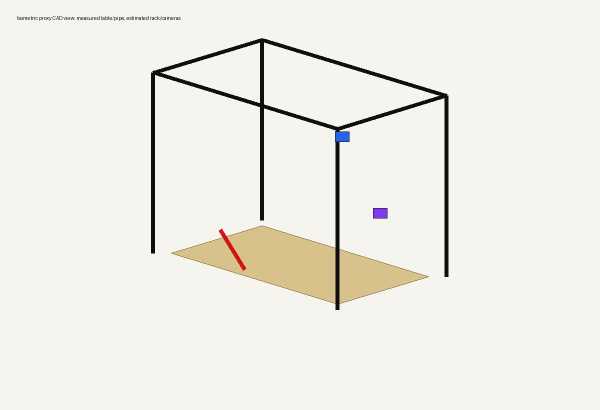
#> input picture scene_reconstruction/cad/drawings/isometric.png, 1200 x 820 px (shown at 1/2 size)
$ python render_visual_comparison.py
#> lines starting #> are read from the running program, lines starting #| are printed output that depends on the picture; pictures that were not available may be replaced by others from this repository, and a replacement may not be noted
#!/usr/bin/env python3
"""Create first-pass visual comparison assets from real photos and proxy CAD."""

from __future__ import annotations

from pathlib import Path

from PIL import Image, ImageFilter, ImageOps


REPO_ROOT = Path(__file__).resolve().parents[2]
PHOTO_DIR = Path("/home/eii/Downloads/iphone")
OUT = REPO_ROOT / "scene_reconstruction/renders"
CAD_VIEW = REPO_ROOT / "scene_reconstruction/cad/drawings/isometric.png"


VIEWS = {
    "front_oblique": PHOTO_DIR / "IMG_5339.JPG",
    "rack_oblique": PHOTO_DIR / "IMG_5340.JPG",
}


def fit_image(path: Path, size: tuple[int, int]) -> Image.Image:
#> called with size = (1280, 820)
    img = Image.open(path).convert("RGB")
#> img is the input picture: PIL image 1200x820 RGB; mean R, G, B 239.5, 236.8, 229.3
    return ImageOps.fit(img, size, method=Image.Resampling.LANCZOS)
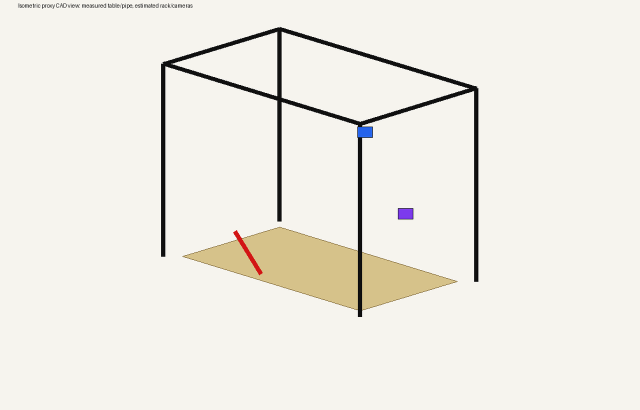
#> returned value: PIL image 1280x820 RGB (shown at 1/2 size); mean R, G, B 239.1, 236.3, 228.7


def main() -> None:
    sim = fit_image(CAD_VIEW, (1280, 820))
    for view, real_path in VIEWS.items():
        view_dir = OUT / view
        view_dir.mkdir(parents=True, exist_ok=True)
        real = fit_image(real_path, (1280, 820))
#> call 2 of fit_image, with size = (1280, 820)
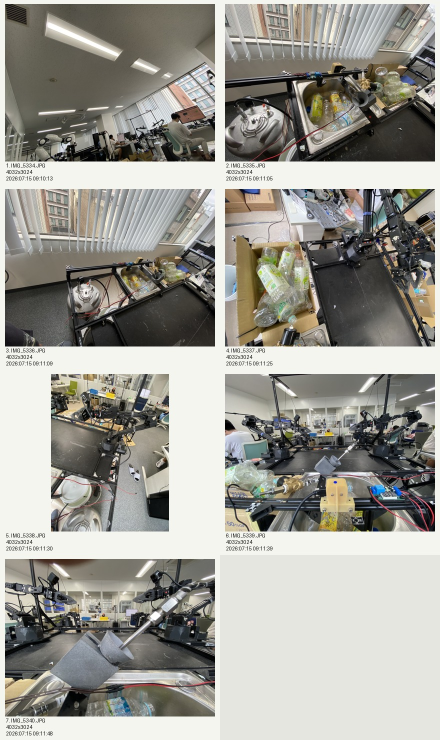
#> input picture scene_reconstruction/photos/contact_sheet.jpg, 880 x 1480 px, given in place of IMG_5339.JPG, which was not available (shown at 1/2 size)
#> in fit_image, img is the input picture: PIL image 880x1480 RGB; mean R, G, B 157.5, 156.2, 149
#> in fit_image (call 2), `return ImageOps.fit(img, size, method=Image.Resampling.LANCZOS)`:
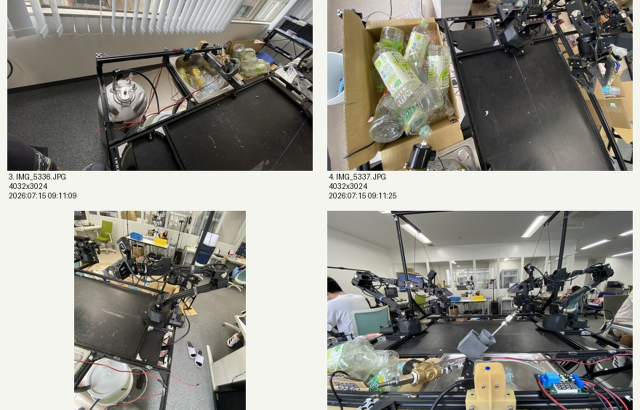
#> returned value: PIL image 1280x820 RGB (shown at 1/2 size); mean R, G, B 144, 142.5, 134.7
        real.save(view_dir / "real.jpg", quality=92)
        sim.save(view_dir / "simulated.png")
        Image.blend(real, sim, 0.35).save(view_dir / "overlay.png")
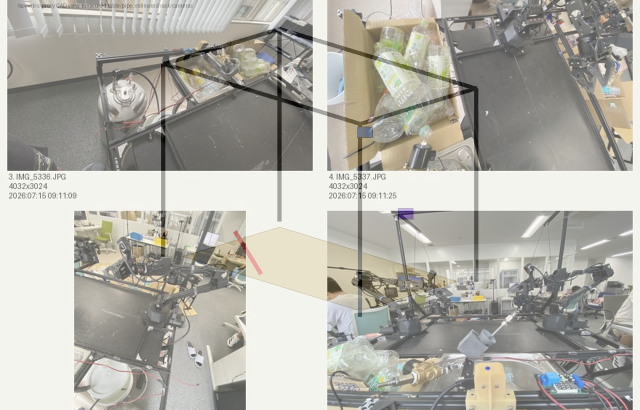
#> saved as overlay.png: PIL image 1280x820 RGB (shown at 1/2 size); mean R, G, B 176.7, 174.8, 167.1
        edges = real.convert("L").filter(ImageFilter.FIND_EDGES)
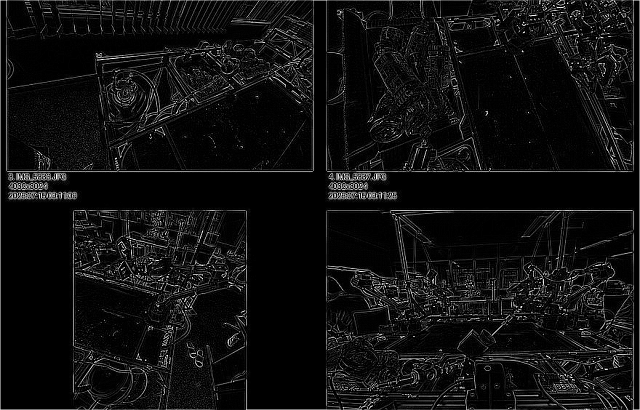
#> edges: PIL image 1280x820 L (shown at 1/2 size); min 0, max 255, mean 16.6
        edges.save(view_dir / "edges.png")
#> pass 2 of the loop in main, `for view, real_path in VIEWS.items():`:
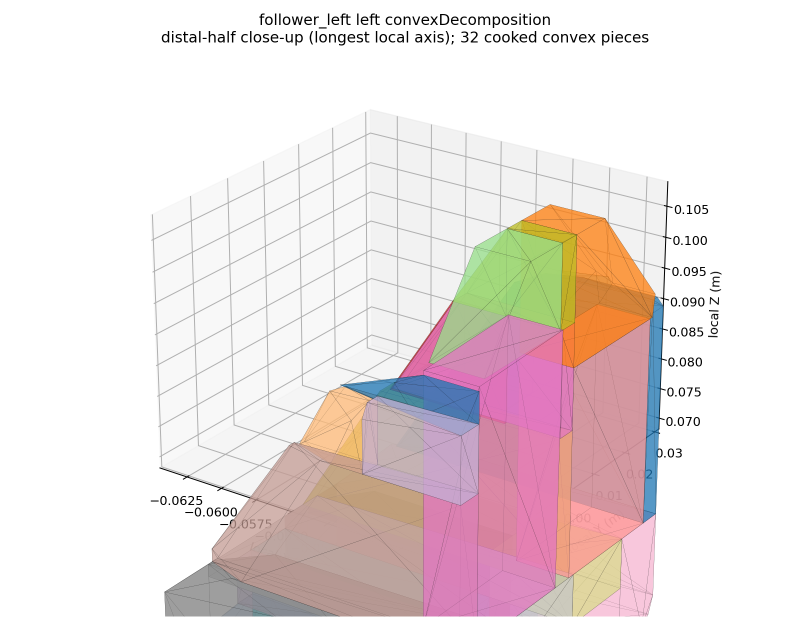
#> input picture assets/Trossen/ALOHA1/1.0/diagnostics/gripper_collision/convex_decomposition/follower_left/follower_left_left_collider_distal_closeup.png, 1620 x 1260 px, given in place of IMG_5340.JPG, which was not available (shown at 1/2 size)
#> img: PIL image 1620x1260 RGB
#> in main, `Image.blend(real, sim, 0.35).save(view_dir / "overlay.png")`:
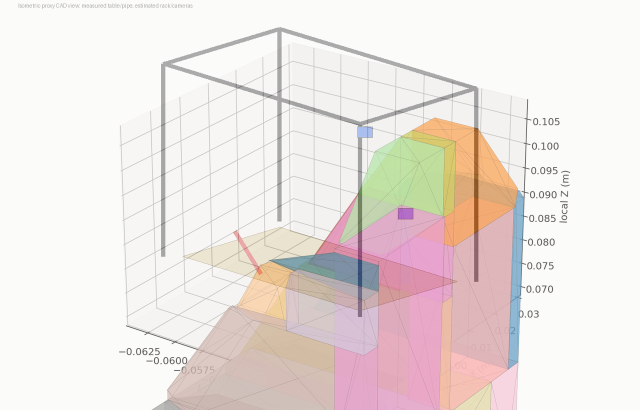
#> saved as overlay.png: PIL image 1280x820 RGB (shown at 1/2 size); mean R, G, B 236.8, 228.4, 225.3
#> in main, `edges = real.convert("L").filter(ImageFilter.FIND_EDGES)`:
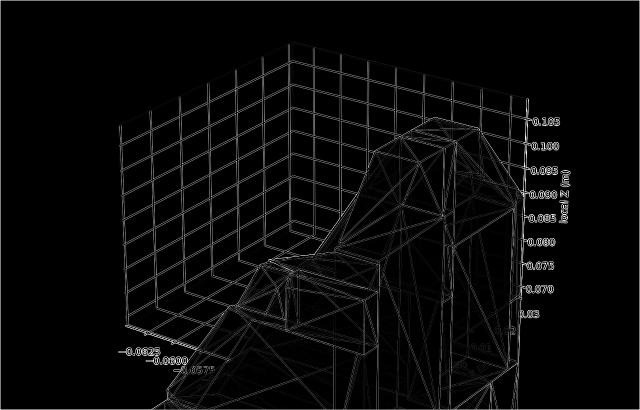
#> edges: PIL image 1280x820 L (shown at 1/2 size); min 0, max 255, mean 8.7

    md = [
        "# Visual Comparison Assets",
        "",
        "These images are a first-pass proxy comparison, not a calibrated photogrammetry result.",
        "",
        "| View | Real photo | Simulated/proxy | Overlay | Edges | Notes |",
        "| --- | --- | --- | --- | --- | --- |",
    ]
    for view in VIEWS:
        md.append(
            f"| `{view}` | `scene_reconstruction/renders/{view}/real.jpg` | "
            f"`scene_reconstruction/renders/{view}/simulated.png` | "
            f"`scene_reconstruction/renders/{view}/overlay.png` | "
            f"`scene_reconstruction/renders/{view}/edges.png` | "
            "Proxy CAD layout only; camera pose is not photogrammetrically solved. |"
        )
    md.extend(
        [
            "",
            "## Interpretation",
            "",
            "- Aligned evidence: table plane, black camera rack concept, pipe assembly, and camera proxy locations are represented.",
            "- Known deviations: rack dimensions and exact camera brackets are estimated; the CAD view is not rendered from an optimized real camera pose.",
            "- Next measurement needed: rack width/depth/height, camera optical center, camera pitch/yaw, and calibrated camera intrinsics.",
        ]
    )
    (OUT / "visual_comparison_report.md").write_text("\n".join(md) + "\n", encoding="utf-8")
    print("generated visual comparison assets under", OUT)


if __name__ == "__main__":
    main()
